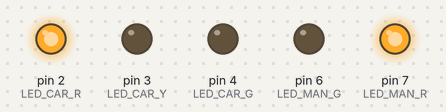
The sketch below on a simulated Arduino Uno, built with avr-gcc and run on an emulated ATmega328P. Shown: output pins drawn as LEDs (lit = HIGH).

Above: at 0.2 s.
At 2.2 s:
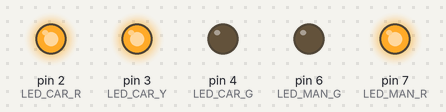
At 4.0 s:
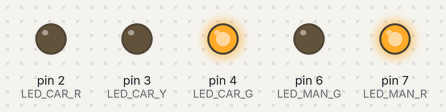
At 5.7 s:
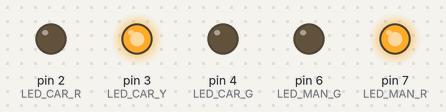
At 7.0 s:
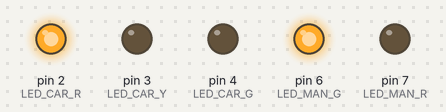
Timing chart, 0 to 7.8 s (numbered marks = the images above):
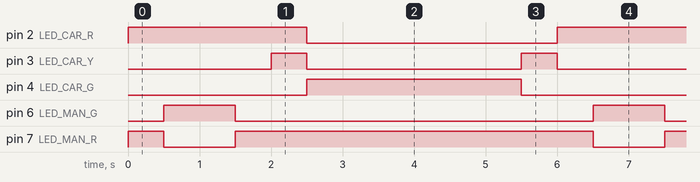

Measured:
- by itself, pin 2 (LED_CAR_R): alternates HIGH for 2.5 s and LOW for 3.5 s
- by itself, pin 3 (LED_CAR_Y): repeats every 6.0 s: LOW 3.0 s, HIGH 0.50 s, LOW 2.0 s, HIGH 0.50 s
- by itself, pin 4 (LED_CAR_G): alternates HIGH for 3.0 s and LOW for 3.0 s
- by itself, pin 6 (LED_MAN_G): alternates HIGH for 1.0 s and LOW for 5.0 s
- by itself, pin 7 (LED_MAN_R): repeats every 6.0 s: LOW 1.0 s, HIGH 5.0 s

The sketch:

zebra_crossin_simple.ino
```cpp
// output constants
const int LED_CAR_R = 2;
const int LED_CAR_Y = 3;
const int LED_CAR_G = 4;

const int LED_MAN_R = 7;
const int LED_MAN_G = 6;

const int BUTTON_MAN = 10;

// utility constants
const int DELAY_ALL_STOP = 500;
const int DELAY_MAN_WALK = 1000;
const int DELAY_CAR_READY = 500;
const int DELAY_CAR_GO = 3000;
const int DELAY_CAR_WARNING = 500;

void setup() {
  pinMode(LED_CAR_R, OUTPUT);
  pinMode(LED_CAR_Y, OUTPUT);
  pinMode(LED_CAR_G, OUTPUT);
  pinMode(LED_MAN_R, OUTPUT);
  pinMode(LED_MAN_G, OUTPUT);

  pinMode(BUTTON_MAN, INPUT);
}

enum state_name {
  ALL_STOP = 0,
  MAN_WALK,
  CAR_READY,
  CAR_GO,
  CAR_WARNING
};

const int states[5][5] = {
  // CAR_G | CAR_Y | CAR_R | MAN_G | MAN_R
  { LOW, LOW, HIGH, LOW, HIGH }, // all stop
  { LOW, LOW, HIGH, HIGH, LOW }, // man walk
  { LOW, HIGH, HIGH, LOW, HIGH }, // car ready
  { HIGH, LOW, LOW, LOW, HIGH }, // car go
  { LOW, HIGH, LOW, LOW, HIGH } // car warning
};

void set_state(int st)
{
  digitalWrite(LED_CAR_G, states[st][0]);
  digitalWrite(LED_CAR_Y, states[st][1]);
  digitalWrite(LED_CAR_R, states[st][2]);
  digitalWrite(LED_MAN_G, states[st][3]);
  digitalWrite(LED_MAN_R, states[st][4]);
}

void loop() {
  set_state(ALL_STOP);
  delay(DELAY_ALL_STOP);
  set_state(MAN_WALK);
  delay(DELAY_MAN_WALK);
  set_state(ALL_STOP);
  delay(DELAY_ALL_STOP);
  set_state(CAR_READY);
  delay(DELAY_CAR_READY);
  set_state(CAR_GO);
  delay(DELAY_CAR_GO);
  set_state(CAR_WARNING);
  delay(DELAY_CAR_WARNING);
  // and again all stop
}
```
